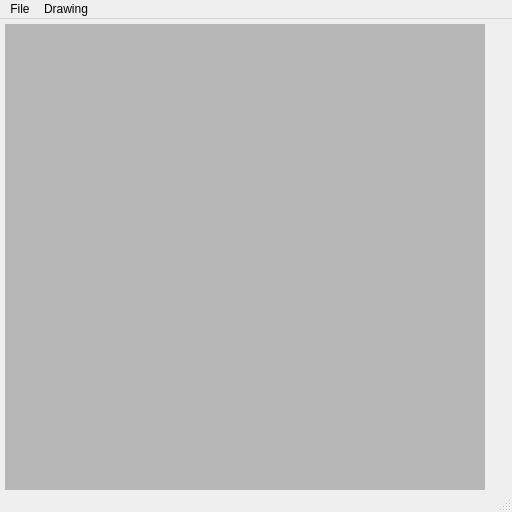
<ui version="4.0" >
 <author>Luiz Crlos Rios-Abreu</author>
 <class>TribalMainWindow</class>
 <widget class="QMainWindow" name="TribalMainWindow" >
  <property name="geometry" >
   <rect>
    <x>0</x>
    <y>0</y>
    <width>512</width>
    <height>512</height>
   </rect>
  </property>
  <property name="windowTitle" >
   <string>Tribal Window</string>
  </property>
  <widget class="QWidget" name="centralwidget" >
   <widget class="QWidget" native="1" name="DrawPanelWidget" >
    <property name="geometry" >
     <rect>
      <x>5</x>
      <y>5</y>
      <width>480</width>
      <height>480</height>
     </rect>
    </property>
    <property name="baseSize" >
     <size>
      <width>475</width>
      <height>475</height>
     </size>
    </property>
    <property name="palette" >
     <palette>
      <active>
       <colorrole role="WindowText" >
        <brush brushstyle="SolidPattern" >
         <color alpha="255" >
          <red>255</red>
          <green>255</green>
          <blue>255</blue>
         </color>
        </brush>
       </colorrole>
       <colorrole role="Button" >
        <brush brushstyle="SolidPattern" >
         <color alpha="127" >
          <red>127</red>
          <green>127</green>
          <blue>127</blue>
         </color>
        </brush>
       </colorrole>
       <colorrole role="Light" >
        <brush brushstyle="SolidPattern" >
         <color alpha="127" >
          <red>191</red>
          <green>191</green>
          <blue>191</blue>
         </color>
        </brush>
       </colorrole>
       <colorrole role="Midlight" >
        <brush brushstyle="SolidPattern" >
         <color alpha="127" >
          <red>159</red>
          <green>159</green>
          <blue>159</blue>
         </color>
        </brush>
       </colorrole>
       <colorrole role="Dark" >
        <brush brushstyle="SolidPattern" >
         <color alpha="127" >
          <red>63</red>
          <green>63</green>
          <blue>63</blue>
         </color>
        </brush>
       </colorrole>
       <colorrole role="Mid" >
        <brush brushstyle="SolidPattern" >
         <color alpha="127" >
          <red>84</red>
          <green>84</green>
          <blue>84</blue>
         </color>
        </brush>
       </colorrole>
       <colorrole role="Text" >
        <brush brushstyle="SolidPattern" >
         <color alpha="255" >
          <red>255</red>
          <green>255</green>
          <blue>255</blue>
         </color>
        </brush>
       </colorrole>
       <colorrole role="BrightText" >
        <brush brushstyle="SolidPattern" >
         <color alpha="255" >
          <red>255</red>
          <green>255</green>
          <blue>255</blue>
         </color>
        </brush>
       </colorrole>
       <colorrole role="ButtonText" >
        <brush brushstyle="SolidPattern" >
         <color alpha="255" >
          <red>255</red>
          <green>255</green>
          <blue>255</blue>
         </color>
        </brush>
       </colorrole>
       <colorrole role="Base" >
        <brush brushstyle="SolidPattern" >
         <color alpha="255" >
          <red>0</red>
          <green>0</green>
          <blue>0</blue>
         </color>
        </brush>
       </colorrole>
       <colorrole role="Window" >
        <brush brushstyle="SolidPattern" >
         <color alpha="127" >
          <red>127</red>
          <green>127</green>
          <blue>127</blue>
         </color>
        </brush>
       </colorrole>
       <colorrole role="Shadow" >
        <brush brushstyle="SolidPattern" >
         <color alpha="255" >
          <red>0</red>
          <green>0</green>
          <blue>0</blue>
         </color>
        </brush>
       </colorrole>
       <colorrole role="AlternateBase" >
        <brush brushstyle="SolidPattern" >
         <color alpha="191" >
          <red>63</red>
          <green>63</green>
          <blue>63</blue>
         </color>
        </brush>
       </colorrole>
      </active>
      <inactive>
       <colorrole role="WindowText" >
        <brush brushstyle="SolidPattern" >
         <color alpha="255" >
          <red>255</red>
          <green>255</green>
          <blue>255</blue>
         </color>
        </brush>
       </colorrole>
       <colorrole role="Button" >
        <brush brushstyle="SolidPattern" >
         <color alpha="127" >
          <red>127</red>
          <green>127</green>
          <blue>127</blue>
         </color>
        </brush>
       </colorrole>
       <colorrole role="Light" >
        <brush brushstyle="SolidPattern" >
         <color alpha="127" >
          <red>191</red>
          <green>191</green>
          <blue>191</blue>
         </color>
        </brush>
       </colorrole>
       <colorrole role="Midlight" >
        <brush brushstyle="SolidPattern" >
         <color alpha="127" >
          <red>159</red>
          <green>159</green>
          <blue>159</blue>
         </color>
        </brush>
       </colorrole>
       <colorrole role="Dark" >
        <brush brushstyle="SolidPattern" >
         <color alpha="127" >
          <red>63</red>
          <green>63</green>
          <blue>63</blue>
         </color>
        </brush>
       </colorrole>
       <colorrole role="Mid" >
        <brush brushstyle="SolidPattern" >
         <color alpha="127" >
          <red>84</red>
          <green>84</green>
          <blue>84</blue>
         </color>
        </brush>
       </colorrole>
       <colorrole role="Text" >
        <brush brushstyle="SolidPattern" >
         <color alpha="255" >
          <red>255</red>
          <green>255</green>
          <blue>255</blue>
         </color>
        </brush>
       </colorrole>
       <colorrole role="BrightText" >
        <brush brushstyle="SolidPattern" >
         <color alpha="255" >
          <red>255</red>
          <green>255</green>
          <blue>255</blue>
         </color>
        </brush>
       </colorrole>
       <colorrole role="ButtonText" >
        <brush brushstyle="SolidPattern" >
         <color alpha="255" >
          <red>255</red>
          <green>255</green>
          <blue>255</blue>
         </color>
        </brush>
       </colorrole>
       <colorrole role="Base" >
        <brush brushstyle="SolidPattern" >
         <color alpha="255" >
          <red>0</red>
          <green>0</green>
          <blue>0</blue>
         </color>
        </brush>
       </colorrole>
       <colorrole role="Window" >
        <brush brushstyle="SolidPattern" >
         <color alpha="127" >
          <red>127</red>
          <green>127</green>
          <blue>127</blue>
         </color>
        </brush>
       </colorrole>
       <colorrole role="Shadow" >
        <brush brushstyle="SolidPattern" >
         <color alpha="255" >
          <red>0</red>
          <green>0</green>
          <blue>0</blue>
         </color>
        </brush>
       </colorrole>
       <colorrole role="AlternateBase" >
        <brush brushstyle="SolidPattern" >
         <color alpha="191" >
          <red>63</red>
          <green>63</green>
          <blue>63</blue>
         </color>
        </brush>
       </colorrole>
      </inactive>
      <disabled>
       <colorrole role="WindowText" >
        <brush brushstyle="SolidPattern" >
         <color alpha="127" >
          <red>63</red>
          <green>63</green>
          <blue>63</blue>
         </color>
        </brush>
       </colorrole>
       <colorrole role="Button" >
        <brush brushstyle="SolidPattern" >
         <color alpha="127" >
          <red>127</red>
          <green>127</green>
          <blue>127</blue>
         </color>
        </brush>
       </colorrole>
       <colorrole role="Light" >
        <brush brushstyle="SolidPattern" >
         <color alpha="127" >
          <red>191</red>
          <green>191</green>
          <blue>191</blue>
         </color>
        </brush>
       </colorrole>
       <colorrole role="Midlight" >
        <brush brushstyle="SolidPattern" >
         <color alpha="127" >
          <red>159</red>
          <green>159</green>
          <blue>159</blue>
         </color>
        </brush>
       </colorrole>
       <colorrole role="Dark" >
        <brush brushstyle="SolidPattern" >
         <color alpha="127" >
          <red>63</red>
          <green>63</green>
          <blue>63</blue>
         </color>
        </brush>
       </colorrole>
       <colorrole role="Mid" >
        <brush brushstyle="SolidPattern" >
         <color alpha="127" >
          <red>84</red>
          <green>84</green>
          <blue>84</blue>
         </color>
        </brush>
       </colorrole>
       <colorrole role="Text" >
        <brush brushstyle="SolidPattern" >
         <color alpha="127" >
          <red>63</red>
          <green>63</green>
          <blue>63</blue>
         </color>
        </brush>
       </colorrole>
       <colorrole role="BrightText" >
        <brush brushstyle="SolidPattern" >
         <color alpha="255" >
          <red>255</red>
          <green>255</green>
          <blue>255</blue>
         </color>
        </brush>
       </colorrole>
       <colorrole role="ButtonText" >
        <brush brushstyle="SolidPattern" >
         <color alpha="127" >
          <red>63</red>
          <green>63</green>
          <blue>63</blue>
         </color>
        </brush>
       </colorrole>
       <colorrole role="Base" >
        <brush brushstyle="SolidPattern" >
         <color alpha="127" >
          <red>127</red>
          <green>127</green>
          <blue>127</blue>
         </color>
        </brush>
       </colorrole>
       <colorrole role="Window" >
        <brush brushstyle="SolidPattern" >
         <color alpha="127" >
          <red>127</red>
          <green>127</green>
          <blue>127</blue>
         </color>
        </brush>
       </colorrole>
       <colorrole role="Shadow" >
        <brush brushstyle="SolidPattern" >
         <color alpha="255" >
          <red>0</red>
          <green>0</green>
          <blue>0</blue>
         </color>
        </brush>
       </colorrole>
       <colorrole role="AlternateBase" >
        <brush brushstyle="SolidPattern" >
         <color alpha="127" >
          <red>127</red>
          <green>127</green>
          <blue>127</blue>
         </color>
        </brush>
       </colorrole>
      </disabled>
     </palette>
    </property>
    <property name="autoFillBackground" >
     <bool>true</bool>
    </property>
   </widget>
  </widget>
  <widget class="QMenuBar" name="menubar" >
   <property name="geometry" >
    <rect>
     <x>0</x>
     <y>0</y>
     <width>512</width>
     <height>21</height>
    </rect>
   </property>
   <widget class="QMenu" name="menuFile" >
    <property name="title" >
     <string>File</string>
    </property>
    <addaction name="actionSave_As" />
   </widget>
   <widget class="QMenu" name="menuDrawing" >
    <property name="title" >
     <string>Drawing</string>
    </property>
    <addaction name="actionStart_Drawaing" />
   </widget>
   <addaction name="menuFile" />
   <addaction name="menuDrawing" />
  </widget>
  <widget class="QStatusBar" name="statusbar" />
  <action name="actionSave_As" >
   <property name="text" >
    <string>Save As</string>
   </property>
  </action>
  <action name="actionStart_Drawaing" >
   <property name="text" >
    <string>Start Drawaing</string>
   </property>
  </action>
 </widget>
 <layoutdefault spacing="9" margin="9" />
 <includes/>
 <resources/>
 <connections/>
 <designerdata>
  <property name="gridDeltaX" >
   <number>10</number>
  </property>
  <property name="gridDeltaY" >
   <number>10</number>
  </property>
  <property name="gridSnapX" >
   <bool>true</bool>
  </property>
  <property name="gridSnapY" >
   <bool>true</bool>
  </property>
  <property name="gridVisible" >
   <bool>true</bool>
  </property>
 </designerdata>
</ui>
